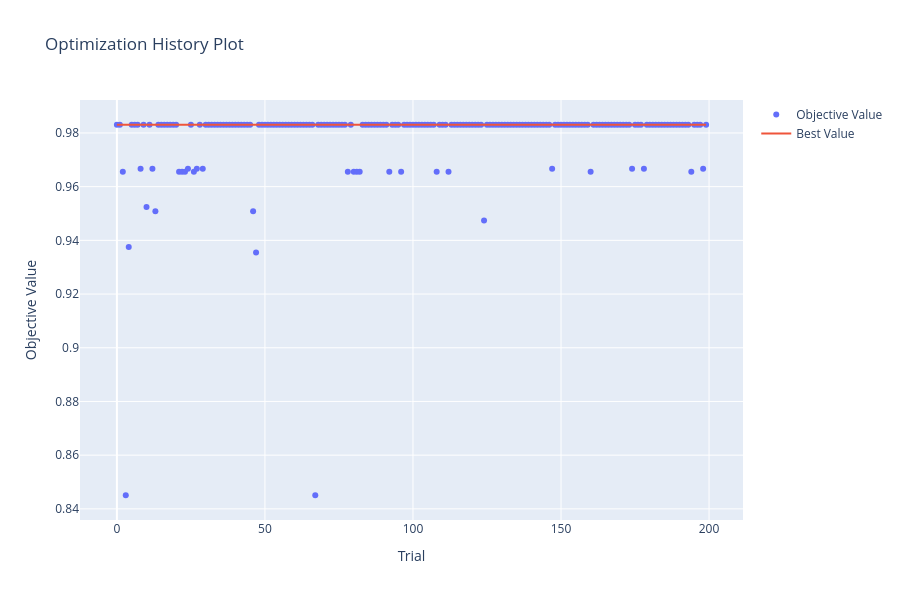
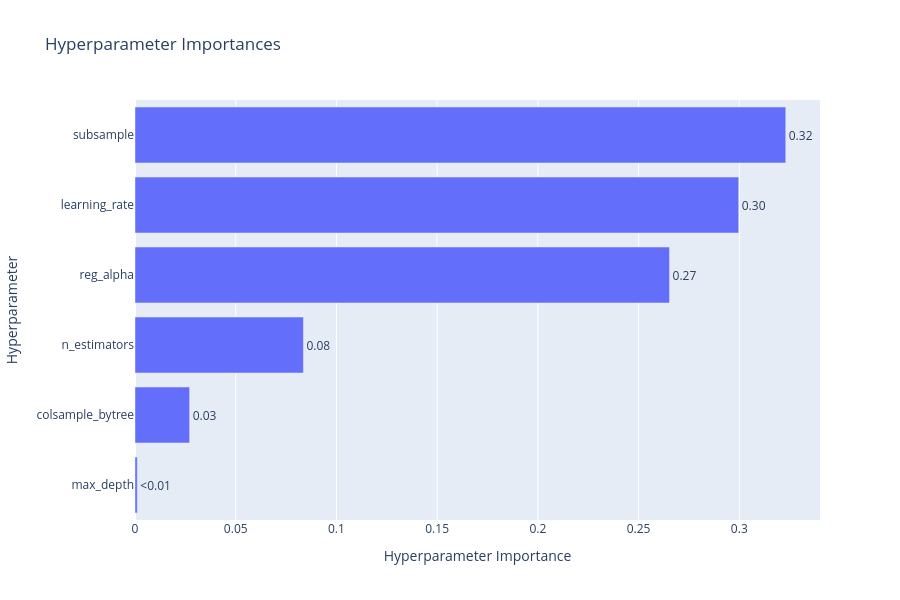

Notebook code cell kept with these figures, in order:
### Code cell
show_study_summary(XGB_STUDY)

### Figure 1 — Plotly figure (JSON) as saved in the notebook; plotly's stock layout.template omitted (floating-point values rounded to 4 significant figures; data arrays with more than 128 entries replaced by an {"elided": "..."} marker saying what was removed)
{"data": [{"mode": "markers", "name": "Objective Value", "type": "scatter", "x": {"elided": "200 int values"}, "y": {"elided": "200 float values"}}, {"mode": "lines", "name": "Best Value", "type": "scatter", "x": {"elided": "200 int values"}, "y": {"elided": "200 float values"}}, {"marker": {"color": "#cccccc"}, "mode": "markers", "name": "Infeasible Trial", "showlegend": false, "type": "scatter", "x": [], "y": []}], "layout": {"height": 600, "title": {"text": "Optimization History Plot"}, "xaxis": {"title": {"text": "Trial"}}, "yaxis": {"title": {"text": "Objective Value"}}}}

### Figure 2 — Plotly figure (JSON) as saved in the notebook; plotly's stock layout.template omitted (floating-point values rounded to 4 significant figures)
{"data": [{"cliponaxis": false, "hovertemplate": ["max_depth (IntDistribution): 0.0011443556595377472<extra></extra>", "colsample_bytree (FloatDistribution): 0.027125951497857008<extra></extra>", "n_estimators (IntDistribution): 0.0836078254512941<extra></extra>", "reg_alpha (FloatDistribution): 0.2653566987790456<extra></extra>", "learning_rate (FloatDistribution): 0.2997063646298806<extra></extra>", "subsample (FloatDistribution): 0.32305880398238507<extra></extra>"], "name": "Objective Value", "orientation": "h", "text": ["<0.01", "0.03", "0.08", "0.27", "0.30", "0.32"], "textposition": "outside", "type": "bar", "x": [0.001144, 0.02713, 0.08361, 0.2654, 0.2997, 0.3231], "y": ["max_depth", "colsample_bytree", "n_estimators", "reg_alpha", "learning_rate", "subsample"]}], "layout": {"height": 600, "title": {"text": "Hyperparameter Importances"}, "xaxis": {"title": {"text": "Hyperparameter Importance"}}, "yaxis": {"title": {"text": "Hyperparameter"}}}}
